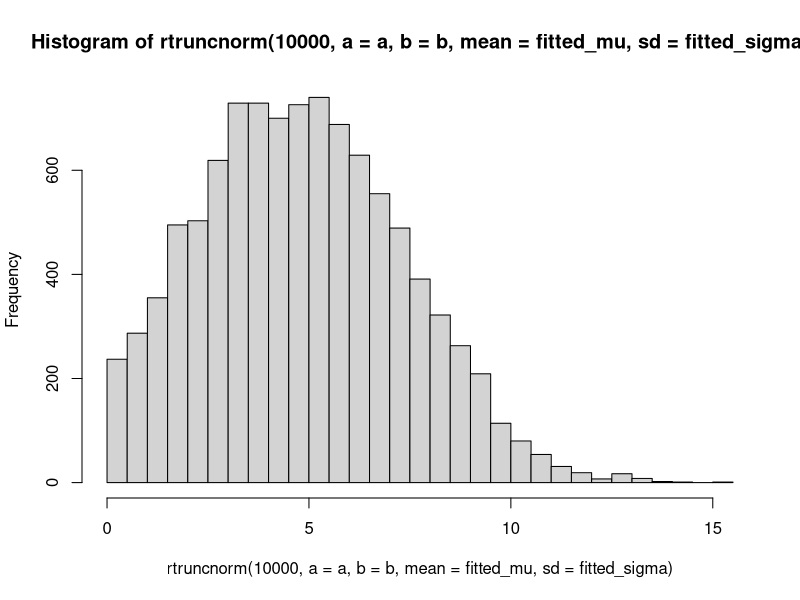

This chart was generated by the following R code:
# Load required libraries 
library(truncnorm)

# Negative log-likelihood function for the truncated normal distribution
neg_log_lik <- function(params, data, a, b) {
  mu <- params[1]
  sigma <- params[2]
  if (sigma <= 0) return(Inf)
  -sum(log(dtruncnorm(data, a = a, b = b, mean = mu, sd = sigma)))
}

# R0 estimates from Journal of Travel Medicine article
data_vector <- c(6, 4.8, 5.2, 7.1, 11, 4.1, 2.38, 3.59, 3.23, 4.21, 1.35) # from Journal of Travel Medicine article

# Specify truncation bounds
a <- 0
b <- 16

# Initial estimates for mu and sigma based on JTM data
init_mu <- mean(data_vector)
init_sigma <- sd(data_vector)
init_params <- c(init_mu, init_sigma)

# Use optim to minimize the negative log-likelihood
fit <- optim(
  par = init_params,
  fn = neg_log_lik,
  data = data_vector,
  a = a,
  b = b,
  method = "L-BFGS-B",
  lower = c(-Inf, 1e-6)
)

# Extract the fitted parameters
fitted_mu <- fit$par[1]
fitted_sigma <- fit$par[2]

hist(rtruncnorm(10000, a = a, b = b, mean = fitted_mu, sd = fitted_sigma), breaks = 40)
# log(dtruncnorm(18, a = a, b = b, mean = fitted_mu, sd = fitted_sigma))
# log(dtruncnorm(5, a = a, b = b, mean = fitted_mu, sd = fitted_sigma))

# Method 1: Using basic R functions
# fit_lognormal <- function(data) {
#   # Ensure all values are positive
#   if (any(data <= 0)) {
#     stop("All values must be positive for a lognormal distribution.")
#   }
#   
#   # Take the logarithm of the data
#   log_data <- log(data)
#   
#   # The MLE for mu and sigma are the mean and standard deviation of the log-transformed data
#   mu_hat <- mean(log_data)
#   sigma_hat <- sd(log_data)
#   
#   return(list(mu = mu_hat, sigma = sigma_hat))
# }
# 
# # Example usage:
# data_vector <- c(6, 4.8, 5.2, 7.1, 11, 4.1, 2.38, 3.59, 3.23, 4.21, 1.35)
# fit1 <- fit_lognormal(data_vector)
# print(fit1)
# hist(rlnorm(n = 10000, meanlog = fit1$mu, sdlog = fit1$sigma), breaks = 40)
# 
# dlnorm(10, meanlog = fit1$mu, sdlog = fit1$sigma, log = TRUE)
# dlnorm(18, meanlog = fit1$mu, sdlog = fit1$sigma, log = TRUE)
# 
# # ---------------------------------------------------
# 
# # Method 2: Using the MASS package's fitdistr function
# # Uncomment the following lines if you want to use this method.
# # install.packages("MASS")  # Uncomment if MASS is not already installed
# library(MASS)
# 
# # MASS's fitdistr returns estimates for "meanlog" and "sdlog"
# fit2 <- fitdistr(data_vector, densfun = "lognormal")
# print(fit2)
# hist(rlnorm(n = 10000, meanlog = fit2$estimate[1], sdlog = fit2$estimate[2]), breaks = 40)
# dlnorm(10, meanlog = fit2$estimate[1], sdlog = fit2$estimate[2], log = TRUE)
# dlnorm(18, meanlog = fit2$estimate[1], sdlog = fit2$estimate[2], log = TRUE)
# 
# # MASS's fitdistr returns estimates for "meanlog" and "sdlog"
# fit3 <- fitdistr(data_vector, densfun = "gamma")
# print(fit3)
# hist(rgamma(n = 10000, shape = fit3$estimate[1], rate = fit3$estimate[2]), breaks = 40)
# dgamma(10, shape = fit3$estimate[1], rate = fit3$estimate[2], log = TRUE)
# dgamma(18, shape = fit3$estimate[1], rate = fit3$estimate[2], log = TRUE)
